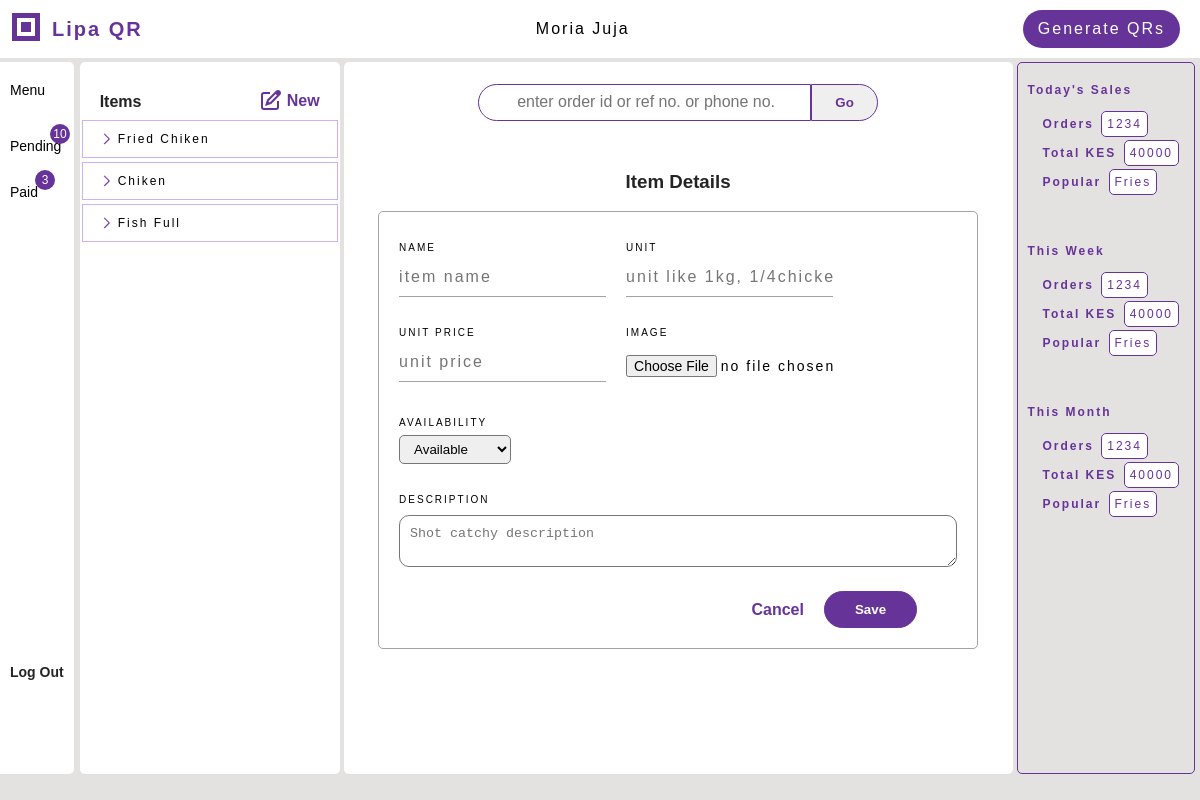
The page /add_item/ (signed in) on the database as committed earlier.
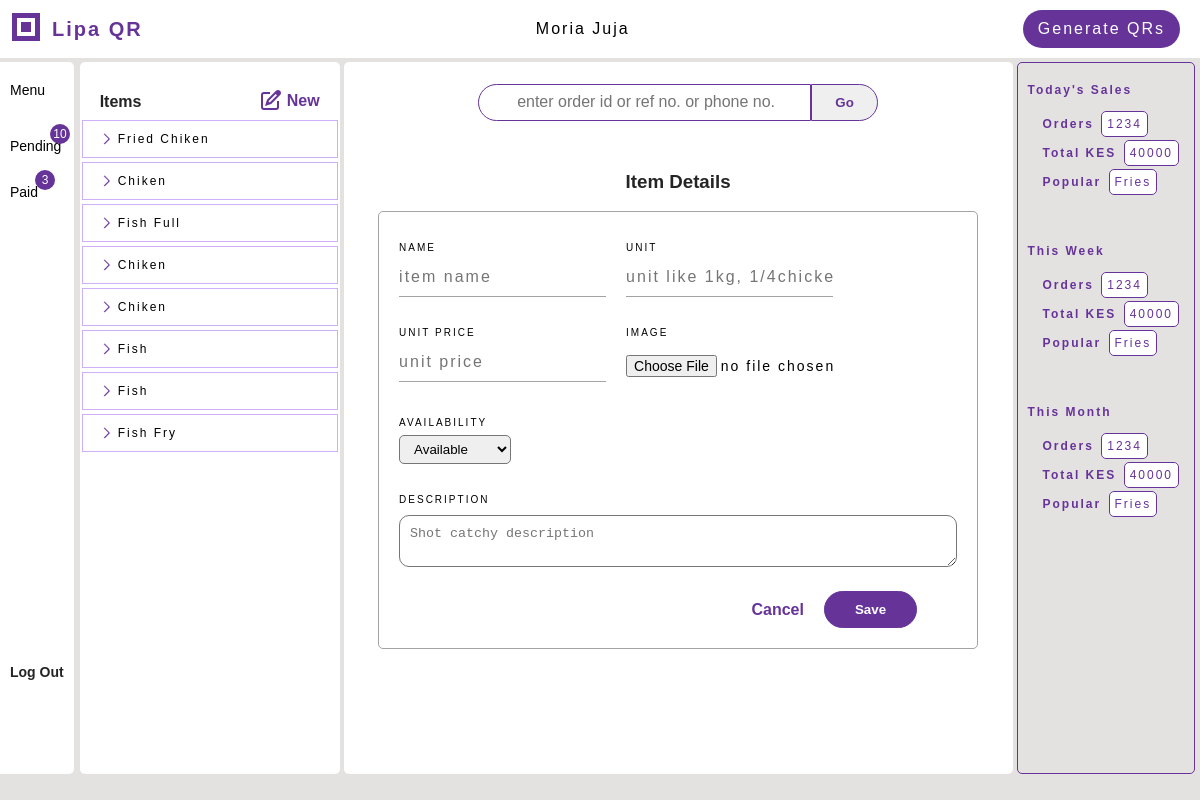
The same page on the database as committed later.
### menus/models.py (models this page shows, shortened)
class Item(models.Model):
    item_id = models.AutoField(primary_key=True)
    name = LowercaseTextField(max_length=100, null=True, blank=False)
    description = models.CharField(max_length=255, blank=True)
    unit = models.CharField(max_length=50, null=True, blank=False)
    unit_price = models.DecimalField(max_digits=10, decimal_places=2)
    image = models.FileField(upload_to='item_images/', blank=False, null=True)
    available = models.BooleanField(default=True)
    restaurant = models.ForeignKey(Restaurant, related_name="items", on_delete=models.SET_NULL, null=True, blank=True)

### qrgenerator/views_dashbord.py (the view, shortened to what this page needs)
# urls.py: path('add_item/', views_dashbord.add_item, name='add_item'),
def add_item(request):
    context = {'items': request.user.restaurant.menu}
    context['form'] = AddItemForm()
    return render(request, 'qrgenerator/add_item.html', context)

### qrgenerator/forms.py
class AddItemForm(forms.ModelForm):
    class Meta:
        model = Item
        fields = ['name', 'unit', 'description', 'available', 'unit_price', 'image']
        widgets = {
            'name': forms.TextInput(attrs={'name': 'name', 'id': 'name', 'class': 'form-input', 'placeholder': 'Item Name'}),
            'unit': forms.TextInput(attrs={'name': 'unit', 'id': 'unit', 'class': 'form-input', 'placeholder': 'Unit'}),
            'description': forms.Textarea(attrs={'name': 'description', 'id': 'description', 'class': 'form-input', 'placeholder': 'Description'}),
            'unit_price': forms.NumberInput(attrs={'name': 'unit_price', 'id': 'unit_price', 'class': 'form-input', 'placeholder': 'Unit Price'}),
            'image': forms.ClearableFileInput(attrs={'name': 'image', 'id': 'image'}),
        }

### menus/models.py (called while the page is built)
    @property
    def menu(self):
        return self.items.filter(available=True)

### qrgenerator/templates/qrgenerator/add_item.html (shortened to what this page needs)
{% extends 'qrgenerator/menu.html' %}
{% load static %}
{% block workspace %}
<div class="form-wrapper">
    <div class="form-title"><h3>Item Details</h3></div>
    <form action="" method="post" enctype="multipart/form-data" class="form-register order-summary max-w-600">
        <div class="input-wrapper"><div class="label">NAME</div>
            <input type="text" class="form-input" id="item-name" name="name" placeholder="Item Name" required>
        </div>
        <div class="input-wrapper"><div class="label">UNIT</div>
            <input type="text" class="form-input" id="unit" name="unit" placeholder="unit like 1kg, 1/4chicken, 1plate" required>
        </div>
        <div class="input-wrapper"><div class="label">UNIT PRICE</div>
            <input type="number" class="form-input" id="unit-price" name="unit_price" Placeholder="Unit Price" required>
        </div>
        <div class="input-wrapper"><div class="label">IMAGE</div>
            <input type="file" class="form-input" id="input-file" name="image" Placeholder="Upload Image" required>
        </div>
        <div class="input-wrapper"><div class="label">AVAILABILITY</div>
            <select name="available" id="available" class="available">
                <option value="available">Available</option>
            </select>
        </div>
        <div class="input-wrapper description"><div class="label">DESCRIPTION</div>
            <textarea type="text" class="form-input item-description" id="item-description" name="descripion" placeholder="Shot catchy description"></textarea>
        </div>
        <div class="add-btns-wrapper">
            <div id="cancel">Cancel</div>
            <button type="submit" class="button-save" id="button-save">Save</button>
        </div>
    </form>
</div>
{% endblock %}

### qrgenerator/templates/qrgenerator/menu.html (shortened to what this page needs)
{% extends 'qrgenerator/dashbord.html' %}
{% block menu_elements %}
<div class="menu-elements bg-white">
    <div class="elements-top">
        <div class="elements-title">Items</div>
        <a href="{% url 'qrgenerator:add_item' %}" id="add-new">
            <span id="new">New</span>
        </a>
    </div>
    <div class="elements-wrapper">
        {% if items %}
        {% for item in items %}
        <a href="{% url 'qrgenerator:view_item' item.item_id %}">
            <div class="element-highlight">
                <span class="item-name item-property">{{item.name.title}}</span>
            </div>
        </a>
        {% endfor %}
    </div>
    {% endif %}
</div>
{% endblock %}

Rows that differ between the two databases and show on the page:
now on this page (row edited): Item: name "Chiken"
now on this page (row edited): Item: name "Chiken"
now on this page (row edited): Item: name "Fish"
now on this page (row edited): Item: name "Fish"
now on this page (row edited): Item: name "Fish Fry"
